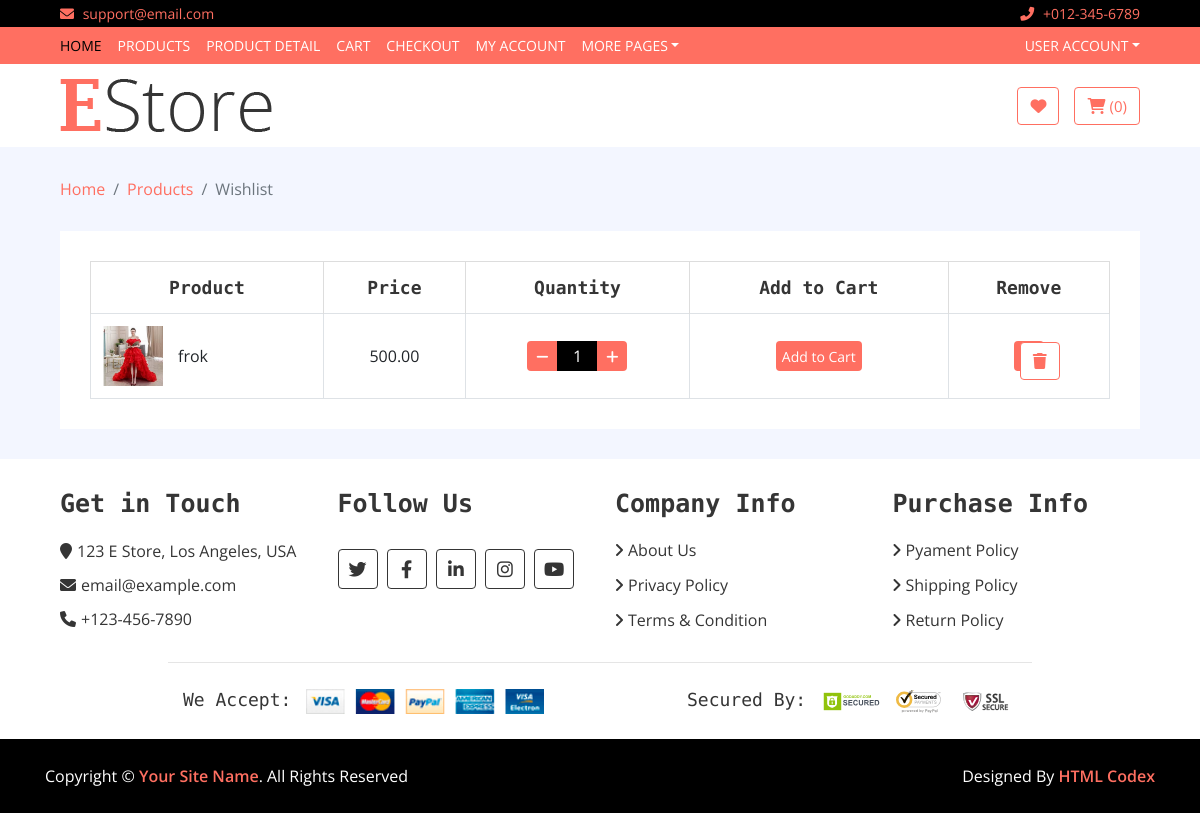
/wishlist/ (signed in), run on the app's committed database.
### wishlist/models.py (models this page shows, shortened)
class Wishlist(models.Model):
    user = models.ForeignKey(User, on_delete=models.CASCADE, related_name='wishlist')
    product = models.ForeignKey(Product, on_delete=models.CASCADE, related_name='wishlist_items')
    added_on = models.DateTimeField(auto_now_add=True)

### shop/models.py (models this page shows, shortened)
class Product(models.Model):
    category = models.ForeignKey(Category, on_delete=models.CASCADE, related_name='products')
    name = models.CharField(max_length=100)  # e.g., T-shirt, Jeans
    description = models.TextField()  # Description of the product
    price = models.DecimalField(max_digits=10, decimal_places=2)  # Product price
    image = models.ImageField(upload_to='products/', blank=True, null=True)  # Product image

### ecommerce/views.py (the view)
# urls.py: path("wishlist/", views.wishlist_view, name="wishlist_view"),
@login_required
def wishlist_view(request):
    wishlist_items = Wishlist.objects.filter(user=request.user)
    context = {
        'wishlist_items': wishlist_items,
    }
    return render(request, 'wishlist.html', context)

### templates/wishlist.html (shortened to what this page needs)
<!DOCTYPE html>
<html lang="en">
    {% include "header.html" %}
        <div class="breadcrumb-wrap">
            <div class="container-fluid">
                <ul class="breadcrumb">
                    <li class="breadcrumb-item"><a href="#">Home</a></li>
                    <li class="breadcrumb-item"><a href="#">Products</a></li>
                    <li class="breadcrumb-item active">Wishlist</li>
                </ul>
            </div>
        </div>
        <div class="wishlist-page">
            <div class="container-fluid">
                <div class="wishlist-page-inner">
                    <div class="row">
                        <div class="col-md-12">
                            <div class="table-responsive">
                                <table class="table table-bordered">
                                    <thead class="thead-dark">
                                        <tr>
                                            <th>Product</th>
                                            <th>Price</th>
                                            <th>Quantity</th>
                                            <th>Add to Cart</th>
                                            <th>Remove</th>
                                        </tr>
                                    </thead>
                                    <tbody class="align-middle">
                                        {% for item in wishlist_items %}
                                        <tr>
                                            <td>
                                                <div class="img">
                                                    <a href="#"><img src="{{ item.product.image.url }}" alt="Image"></a>
                                                    <p>{{ item.product.name }}</p>
                                                </div>
                                            </td>
                                            <td>{{ item.product.price }}</td>
                                            <td>
                                                <div class="qty">
                                                    <button class="btn-minus"><i class="fa fa-minus"></i></button>
                                                    <input type="text" value="1">
                                                    <button class="btn-plus"><i class="fa fa-plus"></i></button>
                                                </div>
                                            </td>
                                            <td><button class="btn-cart">Add to Cart</button></td>
                                            <td><button> <a href="{% url 'remove_from_wishlist' item.product.id %}" class="btn"><i class="fa fa-trash"></i></a></button></td>
                                            {% empty %}
                                            <p>Your wishlist is empty.</p>
                                        </tr>
                                        {% endfor %}
                                    </tbody>
                                </table>
                            </div>
                        </div>
                    </div>
                </div>
            </div>
        </div>
        <div class="footer">
            <div class="container-fluid">
                <div class="row">
                    <div class="col-lg-3 col-md-6">
                        <div class="footer-widget">
                            <h2>Get in Touch</h2>
                            <div class="contact-info">
                                <p><i class="fa fa-map-marker"></i>123 E Store, Los Angeles, USA</p>
                                <p><i class="fa fa-envelope"></i>email@example.com</p>
                                <p><i class="fa fa-phone"></i>+123-456-7890</p>
                            </div>
                        </div>
                    </div>
                    <div class="col-lg-3 col-md-6">
                        <div class="footer-widget">
                            <h2>Follow Us</h2>
                            <div class="contact-info">
                                <div class="social">
                                    <a href=""><i class="fab fa-twitter"></i></a>
                                    <a href=""><i class="fab fa-facebook-f"></i></a>
                                    <a href=""><i class="fab fa-linkedin-in"></i></a>
                                    <a href=""><i class="fab fa-instagram"></i></a>
                                    <a href=""><i class="fab fa-youtube"></i></a>
                                </div>
                            </div>
                        </div>
                    </div>
                    <div class="col-lg-3 col-md-6">
                        <div class="footer-widget">
                            <h2>Company Info</h2>
                            <ul>
                                <li><a href="#">About Us</a></li>
                                <li><a href="#">Privacy Policy</a></li>
                                <li><a href="#">Terms & Condition</a></li>
                            </ul>
                        </div>
                    </div>
                    <div class="col-lg-3 col-md-6">
                        <div class="footer-widget">
                            <h2>Purchase Info</h2>
                            <ul>
                                <li><a href="#">Pyament Policy</a></li>
                                <li><a href="#">Shipping Policy</a></li>
                                <li><a href="#">Return Policy</a></li>
                            </ul>
                        </div>
                    </div>
                </div>
                <div class="row payment align-items-center">
                    <div class="col-md-6">
                        <div class="payment-method">
                            <h2>We Accept:</h2>
                            <img src="/static/img/payment-method.png" alt="Payment Method" />
                        </div>
                    </div>
                    <div class="col-md-6">
                        <div class="payment-security">
                            <h2>Secured By:</h2>
                            <img src="/static/img/godaddy.svg" alt="Payment Security" />
                            <img src="/static/img/norton.svg" alt="Payment Security" />
                            <img src="/static/img/ssl.svg" alt="Payment Security" />
                        </div>
                    </div>
                </div>
            </div>
        </div>
        <div class="footer-bottom">
            <div class="container">
                <div class="row">
                    <div class="col-md-6 copyright">
                        <p>Copyright &copy; <a href="#">Your Site Name</a>. All Rights Reserved</p>
                    </div>
                    <div class="col-md-6 template-by">
                        <p>Designed By <a href="https://htmlcodex.com">HTML Codex</a></p>
                    </div>
                </div>
            </div>
        </div>
    </body>
</html>

### static/css/style.css (style rules this page uses)
body { color: #353535; font-family: 'Open Sans', sans-serif; font-weight: 400; background: #f3f6ff; }
a { color: #FF6F61; }
h2 { font-family: 'Source Code Pro', monospace; font-weight: 700; }
@media (min-width: 992px) { .container-fluid { padding-right: 60px; padding-left: 60px; } }
.btn { color: #FF6F61; background: #ffffff; border: 1px solid #FF6F61; }
.breadcrumb-wrap { position: relative; width: 100%; }
.breadcrumb-wrap .breadcrumb { margin: 0; padding: 0; background: transparent; }
.wishlist-page { position: relative; padding: 30px 0; }
.wishlist-page .wishlist-page-inner { padding: 30px; background: #ffffff; }
.wishlist-page .table { width: 100%; text-align: center; margin-bottom: 0; }
.wishlist-page .table .thead-dark th { font-family: 'Source Code Pro', monospace; font-size: 18px; font-weight: 700; color: #353535; text-align: center; background: transparent; border-color: #dddddd; border-bottom: none; vertical-align: middle; }
.wishlist-page .table td { font-size: 16px; vertical-align: middle; }
.wishlist-page .table .img { display: flex; align-items: center; }
.wishlist-page .table .img img { max-width: 60px; max-height: 60px; margin-right: 15px; }
.wishlist-page .table .img p { display: inline-block; text-align: left; margin: 0; }
.wishlist-page .table .qty { display: inline-block; width: 100px; font-size: 0; }
.wishlist-page .table button { width: 30px; height: 30px; font-size: 14px; text-align: center; color: #ffffff; background: #FF6F61; border: none; border-radius: 4px; }
.wishlist-page .table button.btn-minus { border-radius: 4px 0 0 4px; }
.wishlist-page .table button.btn-plus { border-radius: 0 4px 4px 0; }
.wishlist-page .table button.btn-cart { width: auto; }
.wishlist-page .table input { width: 40px; height: 30px; font-size: 16px; color: #ffffff; text-align: center; background: #000000; border: none; }
.footer { position: relative; padding: 30px 0 0 0; background: #ffffff; }
.footer .footer-widget { position: relative; width: 100%; margin-bottom: 30px; }
.footer .footer-widget h2 { font-size: 25px; white-space: nowrap; margin-bottom: 20px; }
.footer .footer-widget ul { margin: 0; padding: 0; list-style: none; }
.footer .footer-widget ul li { margin-bottom: 12px; }
.footer .footer-widget ul li:last-child { margin-bottom: 0; }
.footer .footer-widget ul li a { color: #353535; white-space: nowrap; display: block; line-height: 23px; transition: all .3s; }
.footer .footer-widget ul li a::before { content: '\f105'; font-family: 'Font Awesome 5 Free'; font-weight: 900; padding-right: 5px; }
.footer .contact-info p { margin-bottom: 10px; font-size: 16px; }
.footer .contact-info p i { margin-right: 5px; }
.footer .social { position: relative; width: 100%; }
.footer .social a { display: inline-block; margin: 10px 5px 0 0; width: 40px; height: 40px; padding: 6px 0; text-align: center; font-size: 18px; color: #353535; border: 1px solid #353535; border-radius: 4px; transition: all .3s; }
.footer .payment { padding-top: 25px; padding-bottom: 25px; border-top: 1px solid rgba(0,0,0,.1); }
@media (min-width: 992px) { .footer .payment { max-width: 80%; margin: 0 auto; } }
.footer .payment-method, .footer .payment-security { overflow: hidden; }
.footer .payment-method { text-align: left; }
.footer .payment-security { text-align: right; }
.footer .payment-method h2, .footer .payment-security h2 { display: inline-block; margin: 0 10px 0 0; font-size: 18px; font-weight: 400; line-height: 22px; }
.footer .payment-method img, .footer .payment-security img { height: 25px; }
.footer-bottom { position: relative; padding: 25px 0; background: #000000; }
.footer-bottom .copyright { text-align: left; }
.footer-bottom .template-by { text-align: right; }
.footer-bottom .copyright p, .footer-bottom .template-by p { color: #ffffff; font-weight: 400; margin: 0; }
.footer-bottom .copyright p a, .footer-bottom .template-by p a { font-weight: 600; }

### data on the page
Wishlist: product.image (picture), product.name "frok", product.price "500.00"
